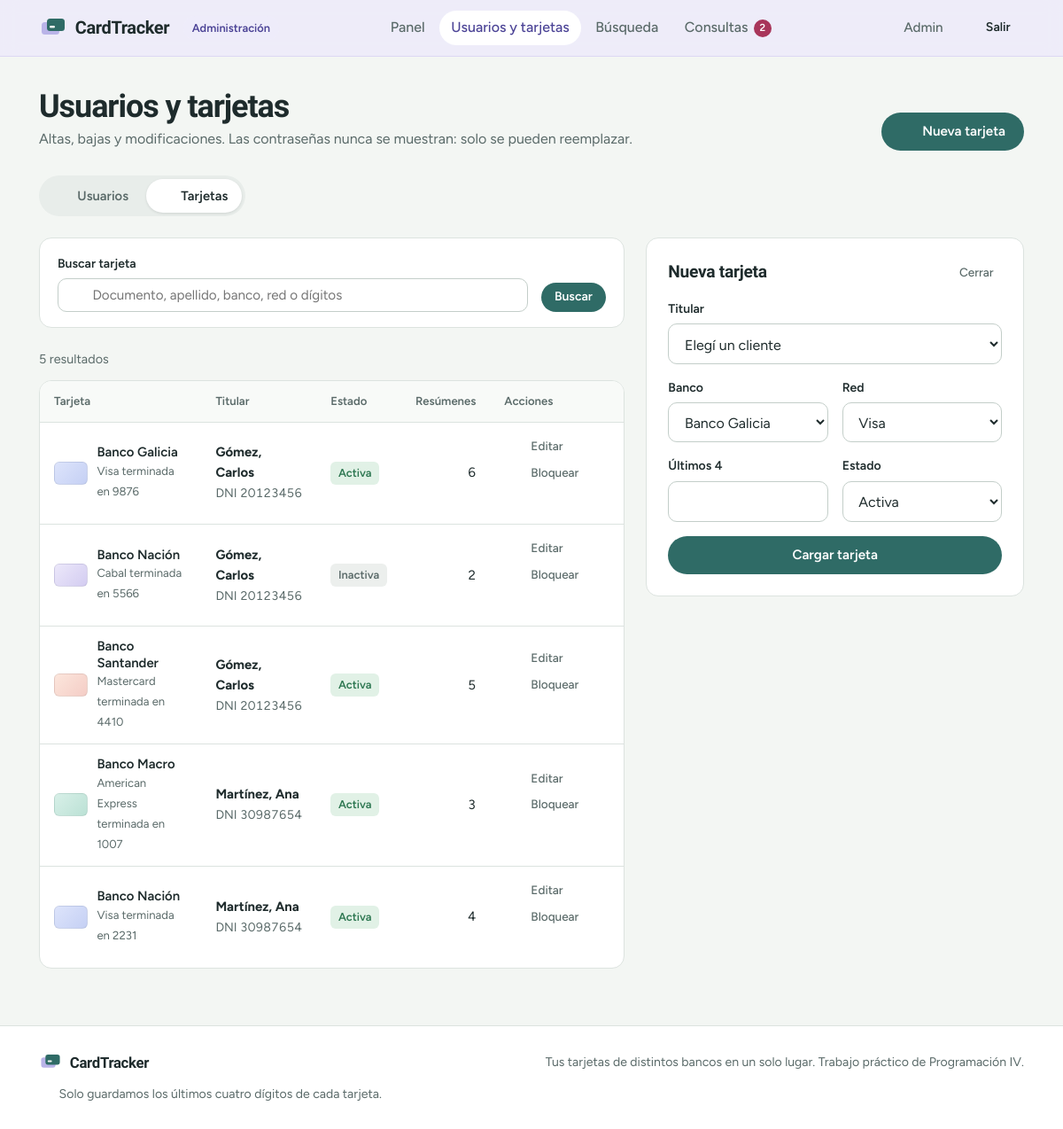
The page /admin_abm.php?seccion=tarjetas&nuevo=1 (signed in) on the database its author committed.
### tables this page shows
CREATE TABLE tarjetas (
    id_tarjeta   INT AUTO_INCREMENT PRIMARY KEY,
    dni_titular  VARCHAR(20) NOT NULL,
    banco_emisor VARCHAR(40) NOT NULL,            
    red          VARCHAR(20) NOT NULL,            
    ultimos4     CHAR(4)     NOT NULL,
    alias        VARCHAR(40) NULL,                
    estado       ENUM('Activa', 'Inactiva', 'Bloqueada') NOT NULL DEFAULT 'Activa',
    creado_el    TIMESTAMP   DEFAULT CURRENT_TIMESTAMP,
    UNIQUE KEY uq_tarjeta (dni_titular, banco_emisor, red, ultimos4),
    FOREIGN KEY (dni_titular) REFERENCES usuarios(documento) ON DELETE CASCADE
);

CREATE TABLE usuarios (
    documento        VARCHAR(20)  PRIMARY KEY,
    tipo_doc         ENUM('DNI', 'PASAPORTE') NOT NULL,
    nombre           VARCHAR(50)  NOT NULL,
    apellido         VARCHAR(50)  NOT NULL,
    fecha_nacimiento DATE         NOT NULL,
    email            VARCHAR(100) NOT NULL UNIQUE,
    usuario          VARCHAR(30)  NOT NULL UNIQUE,
    password_hash    VARCHAR(255) NOT NULL,
    rol              ENUM('General', 'Administrador') NOT NULL DEFAULT 'General',
    creado_el        TIMESTAMP    DEFAULT CURRENT_TIMESTAMP
);

### admin_abm.php (the view, shortened to what the rows shown need)
<?php
require 'includes/config.php';
require 'includes/datos.php';
require 'includes/layout.php';
$seccion = ($_GET['seccion'] ?? $_POST['seccion'] ?? 'usuarios') === 'tarjetas' ? 'tarjetas' : 'usuarios';
$aqui = 'admin_abm.php?seccion=' . $seccion;
function consulta(string $sql, array $params = []): PDOStatement
{
    $st = db()->prepare($sql);
    $st->execute($params);
    return $st;
}
$q = trim(mb_substr($_GET['q'] ?? '', 0, 60));
$like = '%' . $q . '%';
$previos = datos_previos();
$nuevo = isset($_GET['nuevo']);
if ($seccion === 'usuarios') {
    $lista = consulta("SELECT u.documento, u.tipo_doc, u.nombre, u.apellido, u.email, u.usuario, u.rol,
                              COUNT(t.id_tarjeta) AS tarjetas
                       FROM usuarios u LEFT JOIN tarjetas t ON t.dni_titular = u.documento
                       WHERE (:vacio = '' OR u.documento LIKE :q1 OR u.nombre LIKE :q2 OR u.apellido LIKE :q3
                              OR u.email LIKE :q4 OR u.usuario LIKE :q5)
                       GROUP BY u.documento ORDER BY u.rol DESC, u.apellido, u.nombre",
                      [':vacio' => $q, ':q1' => $like, ':q2' => $like, ':q3' => $like, ':q4' => $like, ':q5' => $like])->fetchAll();
    $editando = null;
    if (isset($_GET['editar'])) {
        $editando = consulta('SELECT documento, tipo_doc, nombre, apellido, email, usuario, rol FROM usuarios WHERE documento = :d',
                             [':d' => $_GET['editar']])->fetch() ?: null;
    }
    $form = array_merge(['documento' => '', 'tipo_doc' => 'DNI', 'nombre' => '', 'apellido' => '', 'email' => '',
                         'usuario' => '', 'rol' => 'General', 'fecha_nacimiento' => ''],
                        $editando ?? [], array_diff_key($previos, ['password' => 1, 'csrf' => 1]));
    $mostrarForm = $nuevo || $editando;
} else {
    $lista = consulta("SELECT t.id_tarjeta, t.dni_titular, t.banco_emisor, t.red, t.ultimos4, t.estado,
                              u.nombre, u.apellido, COUNT(l.id_liquidacion) AS resumenes
                       FROM tarjetas t
                       INNER JOIN usuarios u ON u.documento = t.dni_titular
                       LEFT JOIN liquidaciones l ON l.id_tarjeta = t.id_tarjeta
                       WHERE (:vacio = '' OR t.dni_titular LIKE :q1 OR t.banco_emisor LIKE :q2 OR t.red LIKE :q3
                              OR t.ultimos4 LIKE :q4 OR u.apellido LIKE :q5 OR u.nombre LIKE :q6)
                       GROUP BY t.id_tarjeta ORDER BY u.apellido, t.banco_emisor",
                      [':vacio' => $q, ':q1' => $like, ':q2' => $like, ':q3' => $like, ':q4' => $like, ':q5' => $like, ':q6' => $like])->fetchAll();
    $editando = null;
    $form = array_merge(['id_tarjeta' => 0, 'dni_titular' => $_GET['dni'] ?? '', 'banco_emisor' => 'Banco Galicia', 'red' => 'Visa',
                         'ultimos4' => '', 'estado' => 'Activa'],
                        $editando ?? [], array_diff_key($previos, ['csrf' => 1]));
    $mostrarForm = $nuevo || $editando;
}
encabezado('Usuarios y tarjetas', 'gestion');
?>
<div class="cabecera-pagina">
    <div>
        <h1>Usuarios y tarjetas</h1>
    </div>
</div>
<div class="<?= $mostrarForm ? 'dos-columnas' : '' ?>">
    <section>
        <?php if (!$lista): ?>
            <div class="vacio"><?= icono('buscar') ?><h3>Sin resultados</h3><p>Probá con otro término de búsqueda.</p></div>
        <?php else: ?>
            <div class="tabla-scroll">
                <table class="tabla">
                    <thead><tr><th>Tarjeta</th><th>Titular</th><th>Estado</th><th class="derecha">Resúmenes</th><th>Acciones</th></tr></thead>
                    <tbody>
                    <?php foreach ($lista as $t): ?>
                        <tr class="<?= $editando && (int)$editando['id_tarjeta'] === (int)$t['id_tarjeta'] ? 'es-seleccionada' : '' ?>">
                            <td><?= mini_tarjeta(['alias' => null] + $t, $t['red'] . ' terminada en ' . $t['ultimos4']) ?></td>
                            <td><strong><?= e($t['apellido'] . ', ' . $t['nombre']) ?></strong><br><span class="chico texto-suave numero">DNI <?= e($t['dni_titular']) ?></span></td>
                            <td><span class="insignia insignia--<?= strtolower($t['estado']) ?>"><?= e($t['estado']) ?></span></td>
                            <td class="derecha numero"><?= (int)$t['resumenes'] ?></td>
                            <td>
                                <div class="acciones">
                                    <a class="accion" href="<?= $aqui ?>&editar=<?= (int)$t['id_tarjeta'] ?>"><?= icono('editar') ?>Editar</a>
                                    <form method="POST">
                                        <button class="accion" type="submit"><?= icono($t['estado'] === 'Bloqueada' ? 'play' : 'pausa') ?><?= $t['estado'] === 'Bloqueada' ? 'Desbloquear' : 'Bloquear' ?></button>
                                    </form>
                                    <form method="POST" onsubmit="return confirm('Se eliminará la tarjeta terminada en <?= e($t['ultimos4']) ?> y sus resúmenes. ¿Continuar?');">
                                        <button class="accion accion--peligro" type="submit" aria-label="Eliminar"><?= icono('borrar') ?></button>
                                    </form>
                                </div>
                            </td>
                        </tr>
                    <?php endforeach; ?>
                    </tbody>
                </table>
            </div>
        <?php endif; ?>
    </section>
    <?php if ($mostrarForm): ?>
    <aside class="columna-fija">
        <div class="panel">
            <div class="panel__cabecera">
                <h2>
                    <?php if ($seccion === 'usuarios'): ?><?= $editando ? 'Editar usuario' : 'Nuevo usuario' ?>
                    <?php else: ?><?= $editando ? 'Editar tarjeta' : 'Nueva tarjeta' ?><?php endif; ?>
                </h2>
            </div>
            <form method="POST" class="formulario">
            <?php if ($seccion === 'usuarios'): ?>
                <input type="hidden" name="accion" value="guardar_usuario">
                <input type="hidden" name="modo" value="<?= $editando ? 'editar' : 'nuevo' ?>">
                <div class="fila">
                    <div class="campo">
                        <label for="tipo_doc">Tipo</label>
                        <select name="tipo_doc" id="tipo_doc">
                            <?php foreach (TIPOS_DOC as $tipo): ?><option <?= $form['tipo_doc'] === $tipo ? 'selected' : '' ?>><?= $tipo ?></option><?php endforeach; ?>
                        </select>
                    </div>
                    <div class="campo">
                        <label for="documento">Documento</label>
                        <input type="text" name="documento" id="documento" required maxlength="12" value="<?= e($form['documento']) ?>" <?= $editando ? 'readonly' : '' ?>>
                    </div>
                </div>
                <div class="fila">
                    <div class="campo"><label for="nombre">Nombre</label><input type="text" name="nombre" id="nombre" required maxlength="50" value="<?= e($form['nombre']) ?>"></div>
                    <div class="campo"><label for="apellido">Apellido</label><input type="text" name="apellido" id="apellido" required maxlength="50" value="<?= e($form['apellido']) ?>"></div>
                </div>
                <div class="campo"><label for="email">Correo</label><input type="email" name="email" id="email" required maxlength="100" value="<?= e($form['email']) ?>"></div>
                <div class="fila">
                    <div class="campo"><label for="usuario">Usuario</label><input type="text" name="usuario" id="usuario" required maxlength="30" value="<?= e($form['usuario']) ?>"></div>
                    <div class="campo">
                        <label for="rol">Rol</label>
                        <select name="rol" id="rol">
                            <option <?= $form['rol'] === 'General' ? 'selected' : '' ?>>General</option>
                            <option <?= $form['rol'] === 'Administrador' ? 'selected' : '' ?>>Administrador</option>
                        </select>
                    </div>
                </div>
                <?php if (!$editando): ?>
                    <div class="campo"><label for="fecha_nacimiento">Fecha de nacimiento</label><input type="date" name="fecha_nacimiento" id="fecha_nacimiento" required value="<?= e($form['fecha_nacimiento']) ?>"></div>
                <?php endif; ?>
                <div class="campo">
                    <label for="password"><?= $editando ? 'Nueva contraseña' : 'Contraseña inicial' ?></label>
                    <input type="password" name="password" id="password" <?= $editando ? '' : 'required' ?> minlength="8" autocomplete="new-password">
                    <span class="campo__ayuda"><?= $editando ? 'Dejala vacía para no cambiarla.' : 'El usuario podrá ingresar con ella.' ?></span>
                </div>
                <button class="boton boton--primario boton--bloque" type="submit"><?= $editando ? 'Guardar cambios' : 'Crear usuario' ?></button>
            <?php else: ?>
                <div class="campo">
                    <label for="dni_titular">Titular</label>
                    <select name="dni_titular" id="dni_titular" required>
                        <option value="" disabled <?= $form['dni_titular'] === '' ? 'selected' : '' ?>>Elegí un cliente</option>
                    </select>
                </div>
                <div class="fila">
                    <div class="campo">
                        <label for="banco_emisor">Banco</label>
                        <select name="banco_emisor" id="banco_emisor">
                            <?php foreach (BANCOS as $b): ?><option <?= $form['banco_emisor'] === $b ? 'selected' : '' ?>><?= e($b) ?></option><?php endforeach; ?>
                        </select>
                    </div>
                    <div class="campo">
                        <label for="red">Red</label>
                        <select name="red" id="red">
                            <?php foreach (REDES as $r): ?><option <?= $form['red'] === $r ? 'selected' : '' ?>><?= e($r) ?></option><?php endforeach; ?>
                        </select>
                    </div>
                </div>
                <div class="fila">
                    <div class="campo campo--digitos">
                        <label for="ultimos4">Últimos 4</label>
                        <input type="text" name="ultimos4" id="ultimos4" required maxlength="4" pattern="\d{4}" inputmode="numeric" value="<?= e($form['ultimos4']) ?>">
                    </div>
                    <div class="campo">
                        <label for="estado">Estado</label>
                        <select name="estado" id="estado">
                            <?php foreach (['Activa', 'Inactiva', 'Bloqueada'] as $est): ?><option <?= $form['estado'] === $est ? 'selected' : '' ?>><?= $est ?></option><?php endforeach; ?>
                        </select>
                    </div>
                </div>
                <button class="boton boton--primario boton--bloque" type="submit"><?= $editando ? 'Guardar cambios' : 'Cargar tarjeta' ?></button>
            <?php endif; ?>
            </form>
        </div>
    </aside>
    <?php endif; ?>
</div>
<?php pie(); ?>

### includes/layout.php (shortened to what the rows shown need)
<?php
function icono(string $nombre, string $clase = 'icono'): string
{
    $trazos = [
        'tarjeta'   => '<rect x="2.5" y="5" width="19" height="14" rx="2.5"/><path d="M2.5 10h19M6.5 15h4"/>',
        'resumen'   => '<path d="M6 3h12v18l-3-2-3 2-3-2-3 2V3z"/><path d="M9 8h6M9 12h6"/>',
        'historial' => '<path d="M4 19V9M10 19V5M16 19v-7M21 19H3"/>',
        'campana'   => '<path d="M6 16V11a6 6 0 1 1 12 0v5l1.5 2h-15L6 16z"/><path d="M10 20.5a2 2 0 0 0 4 0"/>',
        'buscar'    => '<circle cx="11" cy="11" r="6.5"/><path d="m20 20-4.2-4.2"/>',
        'escudo'    => '<path d="M12 3 4.5 6v5.5c0 4.6 3.2 8.2 7.5 9.5 4.3-1.3 7.5-4.9 7.5-9.5V6L12 3z"/><path d="m9 12 2 2 4-4"/>',
        'correo'    => '<rect x="3" y="5" width="18" height="14" rx="2"/><path d="m3.5 6.5 8.5 6.5 8.5-6.5"/>',
        'salir'     => '<path d="M14 4h4.5A1.5 1.5 0 0 1 20 5.5v13a1.5 1.5 0 0 1-1.5 1.5H14"/><path d="M10 8l-4 4 4 4M6 12h10"/>',
        'mas'       => '<path d="M12 5v14M5 12h14"/>',
        'editar'    => '<path d="M4 20h4L19 9l-4-4L4 16v4z"/><path d="m13.5 6.5 4 4"/>',
        'borrar'    => '<path d="M4 7h16M10 11v6M14 11v6M6 7l1 13h10l1-13M9 7V4h6v3"/>',
        'check'     => '<path d="m5 12.5 4.5 4.5L19 7.5"/>',
        'usuario'   => '<circle cx="12" cy="8" r="4"/><path d="M4 20c1.5-3.5 4.5-5 8-5s6.5 1.5 8 5"/>',
        'usuarios'  => '<circle cx="9" cy="8" r="3.5"/><path d="M2.5 19c1-3 3.5-4.5 6.5-4.5s5.5 1.5 6.5 4.5"/><path d="M16 4.6a3.5 3.5 0 0 1 0 6.8M18 14.8c1.7.6 2.9 2 3.5 4.2"/>',
        'pausa'     => '<circle cx="12" cy="12" r="9"/><path d="M10 9v6M14 9v6"/>',
        'play'      => '<circle cx="12" cy="12" r="9"/><path d="m10 8.5 5 3.5-5 3.5v-7z"/>',
        'alerta'    => '<path d="M12 4 2.5 20h19L12 4z"/><path d="M12 10v4.5M12 17.5v.01"/>',
        'reloj'     => '<circle cx="12" cy="12" r="9"/><path d="M12 7v5l3 2"/>',
        'menu'      => '<path d="M4 7h16M4 12h16M4 17h16"/>',
        'volver'    => '<path d="M10 6 4 12l6 6M4 12h16"/>',
        'ubicacion' => '<path d="M12 21s-6.5-5.6-6.5-11a6.5 6.5 0 0 1 13 0c0 5.4-6.5 11-6.5 11z"/><circle cx="12" cy="10" r="2.5"/>',
        'deshacer'  => '<path d="M9 14 4 9l5-5"/><path d="M4 9h10a6 6 0 0 1 0 12h-3"/>',
    ];
    return '<svg class="' . e($clase) . '" viewBox="0 0 24 24" fill="none" stroke="currentColor" '
         . 'stroke-width="1.8" stroke-linecap="round" stroke-linejoin="round" aria-hidden="true">'
         . ($trazos[$nombre] ?? '') . '</svg>';
}
function encabezado(string $titulo, string $activo = '', string $claseMain = 'contenido', bool $conMensajes = true): void
{
    $usuario = usuario_actual();
    $rol = $usuario['rol'] ?? null;
    ?>
<!DOCTYPE html>
<html lang="es">
<head>
    <link rel="stylesheet" href="banco.css">
</head>
<body class="<?= $rol === 'Administrador' ? 'modo-admin' : '' ?>">
        <label for="menu-movil" class="menu-movil__boton" aria-label="Abrir menú"><?= icono('menu') ?></label>
<main id="principal" class="<?= e($claseMain) ?>">
<?php
}
    ob_start(); ?>
<?php
function pie(): void
{
    ?>
</main>
</body>
</html>
<?php
}
function mini_tarjeta(array $t, string $detalle = ''): string
{
    $titulo = $t['alias'] ?? '' ?: $t['banco_emisor'];
    $sub = $detalle !== '' ? $detalle : $t['red'] . ' terminada en ' . $t['ultimos4'];
    return '<div class="mini-tarjeta"><span class="mini-tarjeta__muestra mini-tarjeta__muestra--' . clase_red($t['red']) . '"></span>'
         . '<div><strong>' . e($titulo) . '</strong><span>' . e($sub) . '</span></div></div>';
}

### rows shown on the page
tarjetas: banco_emisor "Banco Galicia", sub "Visa terminada en 9876", dni_titular.nombre "Gómez, Carlos", dni_titular "20123456", estado "Activa", resumenes "6", shows "Bloquear"
tarjetas: banco_emisor "Banco Nación", sub "Cabal terminada en 5566", dni_titular.nombre "Gómez, Carlos", dni_titular "20123456", estado "Inactiva", resumenes "2", shows "Bloquear"
tarjetas: banco_emisor "Banco Santander", sub "Mastercard terminada en 4410", dni_titular.nombre "Gómez, Carlos", dni_titular "20123456", estado "Activa", resumenes "5", shows "Bloquear"
tarjetas: banco_emisor "Banco Macro", sub "American Express terminada en 1007", dni_titular.nombre "Martínez, Ana", dni_titular "30987654", estado "Activa", resumenes "3", shows "Bloquear"
tarjetas: banco_emisor "Banco Nación", sub "Visa terminada en 2231", dni_titular.nombre "Martínez, Ana", dni_titular "30987654", estado "Activa", resumenes "4", shows "Bloquear"

### other values the page prints
$texto "Panel"
$texto "Usuarios y tarjetas"
$texto "Búsqueda"
$texto "Consultas"
$contador "2"
$usuario['nombre'] "Admin"
count($lista) "5"
form field banco_emisor "Banco Galicia"
form field red "Visa"
